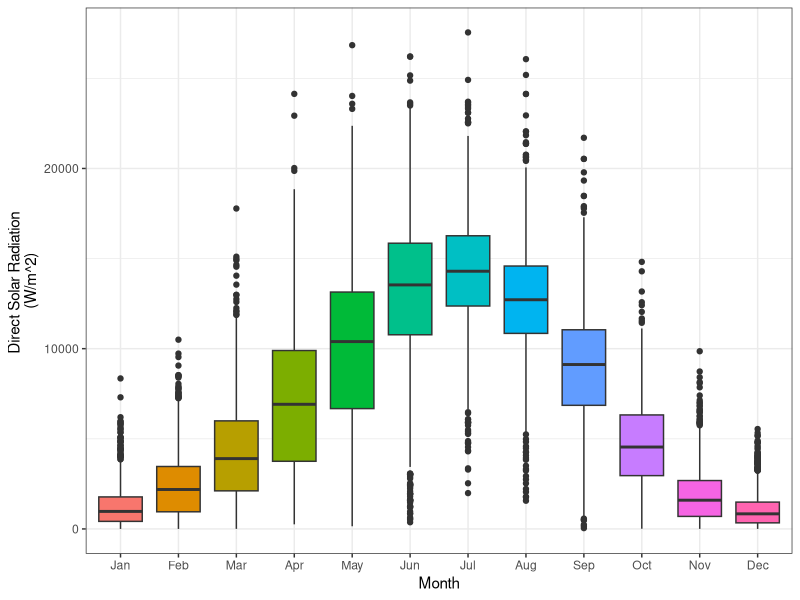

Write the R code that produced this figure.
## ---- chunk 1
library(here)
library(tidyverse)
## ---- chunk 2
# this will show you the path to your project folder
here()

# this will let you open a file in your project folder
p301 = read.csv(here("downloadables/Week1", "p301.csv"))

# lets make month names nicer
p301$month_lab <- factor(p301$month, levels = 1:12, labels = month.abb)

# plot direct solar radiation by month
ggplot(p301, aes(x = month_lab,
                y = direct_solar,
                group = month_lab,
                fill = month_lab)) +
  geom_boxplot() +
  theme_bw() +
  labs(y = "Direct Solar Radiation \n(W/m^2)", x = "Month") +
  theme(legend.position = "none")
